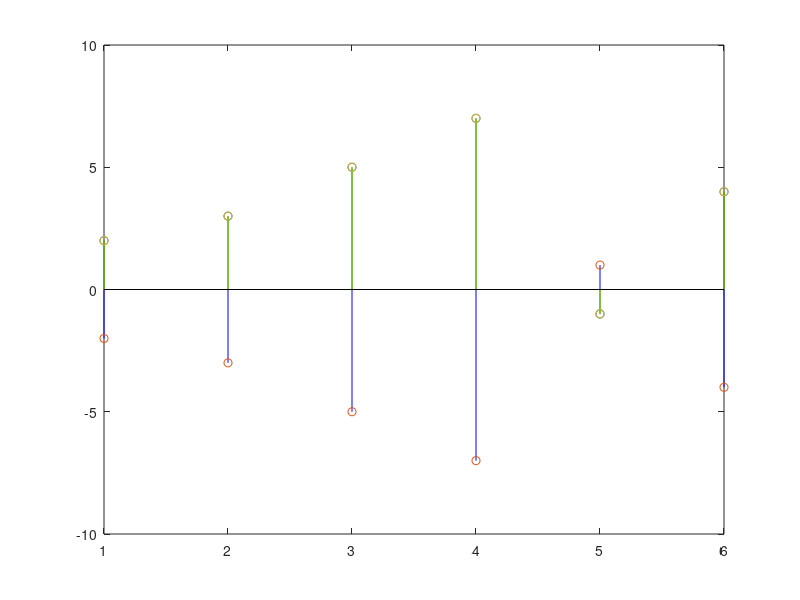

This figure's MATLAB source:
x1=[1 2 3 4];
x2=[-1 -2 -3 -4];
x3=x1;
h=[2 -1 1];
X1=fft(x1,6);
X2=fft(x2,6);
X3=fft(x3,6);
H=fft(h,6);
Y1=X1.*H;
Y2=X2.*H;
Y3=X3.*H;
y1=ifft(Y1);
y2=ifft(Y2);
y3=ifft(Y3);
stem(y1,'color','red');
hold on;
stem(y2,'color','blue');
hold on;
stem(y3,'color','green');

